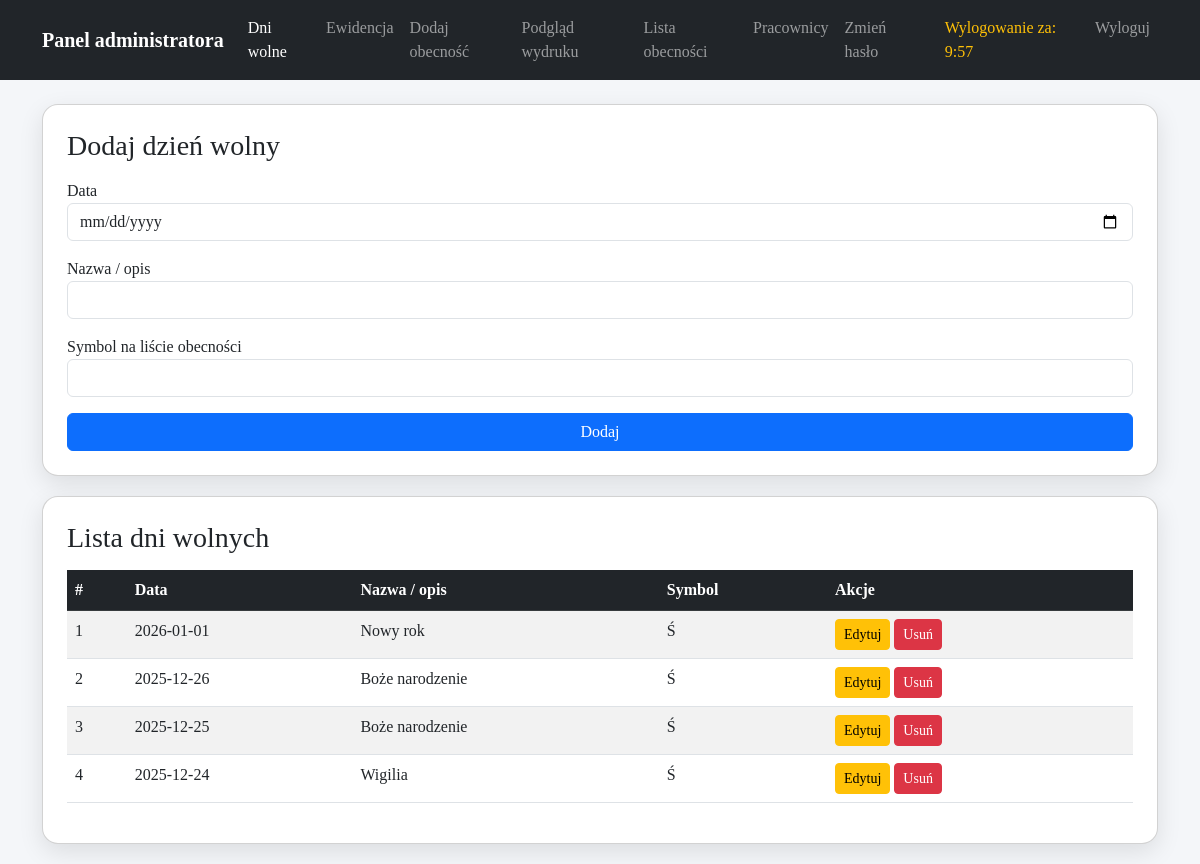
The page /holidays.php (signed in) on the database as committed earlier.
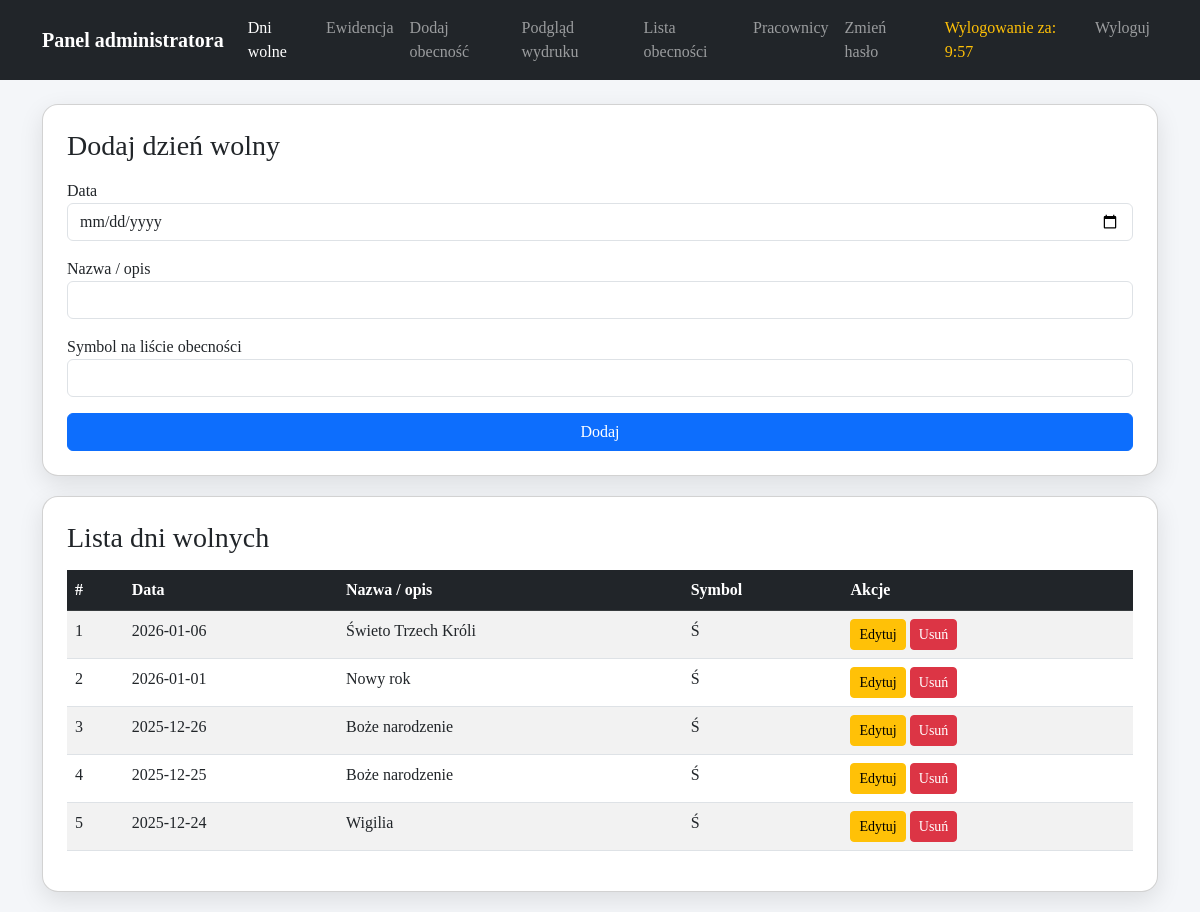
The same page on the database as committed later.
### tables this page shows
CREATE TABLE `holidays` (
  `id` int(11) NOT NULL,
  `date` date NOT NULL,
  `code` varchar(10) NOT NULL,
  `description` varchar(255) DEFAULT NULL
);

### holidays.php (the view, shortened to what this page needs)
<?php
require 'insert1.php';
$holidays = $pdo->query("SELECT * FROM holidays ORDER BY date DESC")->fetchAll();
$editHoliday = null;
?>
<!DOCTYPE html>
<html lang="pl">
<head>
<link href="https://cdn.jsdelivr.net/npm/bootstrap@5.3.0/dist/css/bootstrap.min.css" rel="stylesheet" />
</head>
<body>
<nav class="navbar navbar-expand-lg navbar-dark bg-dark mb-4">
  <div class="container">
    <a class="navbar-brand fw-bold" href="admin.php">Panel administratora</a>
    <div class="collapse navbar-collapse" id="navbarMenu">
      <ul class="navbar-nav ms-auto mb-2 mb-lg-0">
        <li class="nav-item"><a class="nav-link active" href="holidays.php">Dni wolne</a></li>
        <li class="nav-item"><a class="nav-link" href="admin_tables.php">Ewidencja</a></li>
        <li class="nav-item"><a class="nav-link" href="attendance_add.php">Dodaj obecność</a></li>
        <li class="nav-item"><a class="nav-link" href="attendance_print.php">Podgląd wydruku</a></li>
        <li class="nav-item"><a class="nav-link" href="admin.php">Lista obecności</a></li>
        <li class="nav-item"><a class="nav-link" href="employees.php">Pracownicy</a></li>
        <li class="nav-item"><a class="nav-link" href="change_password.php">Zmień hasło</a></li>
        <li class="nav-item"><span class="nav-link timer" id="session-timer"></span></li>
        <li class="nav-item"><a class="nav-link" href="logout.php">Wyloguj</a></li>
      </ul>
    </div>
  </div>
</nav>
<div class="container">
    <div class="card p-4">
        <h3 class="mb-3"><?= $editHoliday ? "Edytuj dzień wolny" : "Dodaj dzień wolny" ?></h3>
        <form method="POST">
            <div class="mb-3">
                <label>Data</label>
                <input type="date" name="date" class="form-control" value="<?= $editHoliday['date'] ?? "" ?>" required>
            </div>
            <div class="mb-3">
                <label>Nazwa / opis</label>
                <input type="text" name="description" class="form-control" value="<?= $editHoliday['description'] ?? "" ?>" required>
            </div>
            <div class="mb-3">
                <label>Symbol na liście obecności</label>
                <input type="text" name="code" class="form-control" value="<?= $editHoliday['code'] ?? "" ?>" required>
            </div>
            <button class="btn btn-primary w-100"><?= $editHoliday ? "Zaktualizuj" : "Dodaj" ?></button>
        </form>
    </div>
    <div class="card p-4">
        <h3 class="mb-3">Lista dni wolnych</h3>
        <table class="table table-striped table-hover">
            <thead class="table-dark">
                <tr>
                    <th>#</th>
                    <th>Data</th>
                    <th>Nazwa / opis</th>
                    <th>Symbol</th>
                    <th>Akcje</th>
                </tr>
            </thead>
            <tbody>
                <?php if(empty($holidays)): ?>
                    <tr><td colspan="5" class="text-center">Brak dni wolnych</td></tr>
                <?php else: ?>
                    <?php foreach($holidays as $i => $h): ?>
                        <tr>
                            <td><?= $i+1 ?></td>
                            <td><?= $h['date'] ?></td>
                            <td><?= htmlspecialchars($h['description']) ?></td>
                            <td><?= htmlspecialchars($h['code']) ?></td>
                            <td>
                                <a href="?edit_id=<?= $h['id'] ?>" class="btn btn-warning btn-sm">Edytuj</a>
                                <a href="?delete_id=<?= $h['id'] ?>"
                                   onclick="return confirm('Czy na pewno chcesz usunąć ten wpis?');"
                                   class="btn btn-danger btn-sm">Usuń</a>
                            </td>
                        </tr>
                    <?php endforeach; ?>
                <?php endif; ?>
            </tbody>
        </table>
    </div>
</div>
</body>
</html>

### holidays.php (style rules this page uses)
body { font-family:'Times New Roman', serif; background: #f4f6f9; }
.card { border-radius:16px; box-shadow:0 8px 24px rgba(0,0,0,0.1); margin-bottom: 20px; }
.navbar .timer { color: #ffc107; margin-left: 10px; }

Rows that differ between the two databases and show on the page:
added holidays: date "2026-01-06", description "Świeto Trzech Króli", code "Ś"
